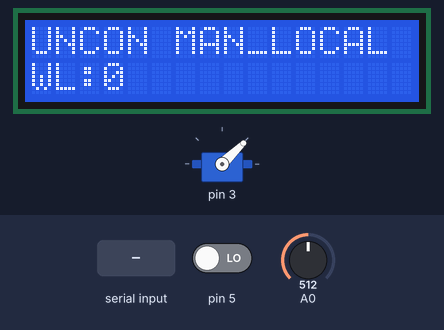
The program below on a simulated Arduino Uno, built with avr-gcc and run on an emulated ATmega328P. Parts: 16×2 character LCD, servo. The inputs (shaded band) are chosen by the test bench; at power-on: A0 = 512, pin 5 LOW. What the program prints to the serial monitor is not drawn.

Above: at 3.7 s.
3.8 s: "CUS,1\n" received over Serial
At 5.4 s:
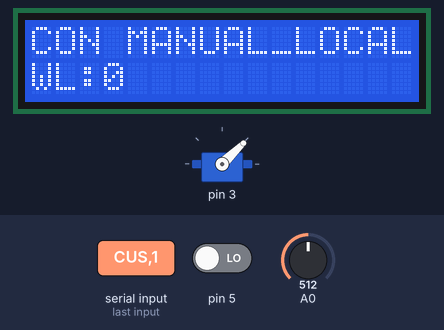
5.7 s: A0 set to 716
At 7.4 s:
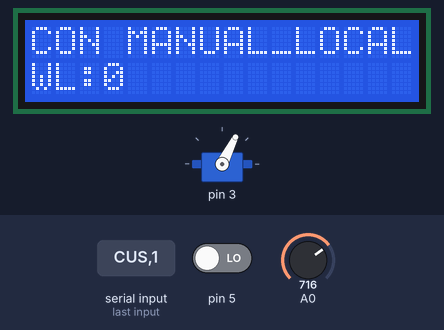
7.7 s: A0 set to 306
At 8.9 s:
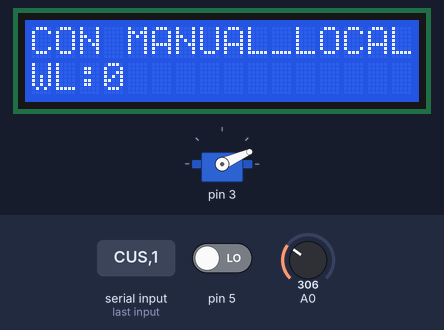
11.7 s: A0 set to 170
At 13.1 s:
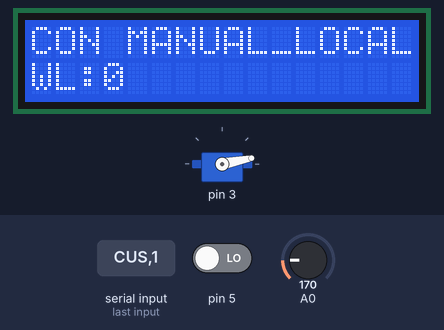
Timing chart, 0 to 14.7 s (numbered marks = the images above; inputs shaded):
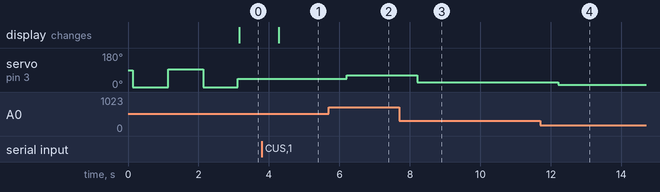

Measured:
- after the input at 3.8 s, the display: changes after 0.48 s (image 1)
- after the input at 5.7 s, servo on pin 3: 44° → 63° after 0.51 s
- after the input at 7.7 s, servo on pin 3: 63° → 24° after 0.51 s
- after the input at 11.7 s, servo on pin 3: 24° → 11° after 0.51 s

The program:

main.cpp
```cpp
#include <Arduino.h>
#include "config.h"
#include "kernel/MsgService.h"
#include "kernel/Scheduler.h"
#include "model/CommunicationCenter.h"
#include "model/HWPlatform.h"
#include "model/UserPanel.h"
#include "tasks/CommunicationTask.h"
#include "tasks/PotentiometerTask.h"
#include "tasks/ControllerTask.h"
#include "tasks/ButtonTask.h"

Scheduler scheduler;
HWPlatform* pHWPlatform;
UserPanel* pUserPanel;
Controller *pController;
CommunicationCenter* pCommunicationCenter;
Task* pControllerTask;
Task* pCommunicationTask;
Task* pPotentiometerTask;
Task* pButtonTask;

void setup() {
    MsgService.init();
    scheduler.init(SCHEDULER_PERIOD);

    pHWPlatform = new HWPlatform();
    pHWPlatform->init();

    pUserPanel = new UserPanel(pHWPlatform);
    pUserPanel->init();

    pController = new Controller(pHWPlatform);
    pController->init();

    pCommunicationCenter = new CommunicationCenter(pController);
    pCommunicationCenter->init();

    pCommunicationTask = new CommunicationTask(pCommunicationCenter);
    pCommunicationTask->init(COMMUNICATION_PERIOD);

    pPotentiometerTask = new PotentiometerTask(pController);
    pPotentiometerTask->init(POTENTIOMETER_PERIOD);

    pControllerTask = new ControllerTask(pController, pCommunicationCenter, pUserPanel);
    pControllerTask->init(CONTROLLER_PERIOD);

    pButtonTask = new ButtonTask(pController);
    pButtonTask->init(BUTTON_PERIOD);


    scheduler.addTask(pCommunicationTask);
    scheduler.addTask(pPotentiometerTask);
    scheduler.addTask(pControllerTask);
    scheduler.addTask(pButtonTask);
}

void loop() {
    MsgService.update();
    scheduler.schedule();
}
```

debug.cpp
```cpp
//* main alternativo per debuggare componenti singoli
// Commentato perché dava errori di main() loop() ecc multipli

// #include <Arduino.h>
// #include "config.h"
// #include "kernel/Scheduler.h"
// #include "kernel/Logger.h"
// #include "kernel/MsgService.h"
// #include "model/HWPlatform.h"
// #include "model/UserPanel.h"
// #include "model/CommunicationCenter.h"
// #include "tasks/CommunicationTask.h"
// #include "tasks/HangarTask.h"
// #include "tasks/TemperatureTask.h"


// Scheduler scheduler;


// HWPlatform* pHWPlatform;
// UserPanel* pUserPanel;
// Hangar* pHangar;
// CommunicationCenter* pCommunicationCenter;


// void setup() {
// 	MsgService.init();
// 	scheduler.init(SCHEDULER_PERIOD);
// 	Logger.log(":::::: Drone Hangar ::::::");
// 	pHWPlatform = new HWPlatform();
// 	pHWPlatform->init();

// 	pUserPanel = new UserPanel(pHWPlatform);
// 	pUserPanel->init();

// 	pHangar = new Hangar(pHWPlatform);
// 	pHangar->init();

// 	pCommunicationCenter = new CommunicationCenter(pHangar);
// 	pCommunicationCenter->init();

// 	Task* pCommunicationTask = new CommunicationTask(pCommunicationCenter, pHangar);
// 	pCommunicationTask->init(COMMUNICATION_PERIOD);

// 	Task* pHangarTask = new HangarTask(pCommunicationCenter, pHangar, pUserPanel);
// 	pHangarTask->init(DOOR_TASK);

// 	Task* pTemperatureTask = new TemperatureTask(pHangar, pUserPanel);
// 	pTemperatureTask->init(TEMPERATURE_TASK);

// 	scheduler.addTask(pCommunicationTask);
// 	scheduler.addTask(pHangarTask);
// 	scheduler.addTask(pTemperatureTask);
// }


// void loop() {
// 	scheduler.schedule();

// 	// pHWPlatform->getResetButton()->sync();
// 	// Logger.log("Reset Alarm Pressed" + String(pHangar->getResetButton()->isPressed()));


// 	// pHWPlatform->getL1()->switchOn();
// 	// pHWPlatform->getL2()->switchOn();
// 	// pHWPlatform->getL3()->switchOn();
// 	// Serial.println("LED ON");

// 	// float distance = pHangar->getDistance();
// 	// MsgService.sendMsg(String(distance).substring(0,5));

// 	// pHangar->openDoor();
// 	// MsgService.sendMsg("OPEN");
// 	// delay(1000);
// 	// pHangar->closeDoor();
// 	// MsgService.sendMsg("CLOSE");
// 	// delay(1000);

// 	// pHWPlatform->getHangarDoorMotor()->setPosition(90);     // Vai a 90°
//     // delay(1000);         // Aspetta 1 secondo per completare il movimento
//     // pHWPlatform->getHangarDoorMotor()->setPosition(0);      // Vai a 0°
//     // delay(1000);         // Aspetta 1 secondo

// }
```

Button.cpp
```cpp
#include "Button.h"

Button::Button() {}

void Button::updateSyncTime(long time) {
    lastTimeSync = time;
}

long Button::getLastSynchTime() {
    return lastTimeSync;
}
```

Button.h
```cpp
#ifndef __BUTTON__
#define __BUTTON__

class Button {
public:
    Button();
    virtual bool isPressed() = 0;
    virtual void sync();
    long getLastSynchTime();

protected:
    virtual void updateSyncTime(long time);

private:
    long lastTimeSync;
};

#endif
```

ButtonImpl.cpp
```cpp
#include "ButtonImpl.h"
#include "Arduino.h"

ButtonImpl::ButtonImpl(int pin)
    : pin(pin), pressed(false), clicked(false), lastSyncTime(0)
{
    pinMode(pin, INPUT);           // pull-down esterno → assumiamo tua resistenza
    sync();                        // inizializza stato iniziale
}

void ButtonImpl::sync() {
    // Chiamare regolarmente (es. ogni 5–20 ms nel loop principale)

    bool wasPressed = pressed;
    pressed = digitalRead(pin) == HIGH;

    lastSyncTime = millis();

    // clicked diventa true SOLO sul fronte di discesa (release)
    if (!pressed && wasPressed) {
        clicked = true;
    }
    // se è premuto → azzera subito il flag (comportamento standard)
    else if (pressed) {
        clicked = false;
    }
    // se è rilasciato da tempo → non tocchiamo clicked (aspettiamo che venga letto)
}

bool ButtonImpl::checkAndConsumeClick() {
    // restituisce true se c'è stato un "click" (premi → rilascia)
    // dall'ultima chiamata a questo metodo (o dall'ultimo sync + consume)

    bool hadClick = clicked;
    clicked = false;           // consuma l'evento → resetta per il futuro
    return hadClick;
}

// Metodi di sola lettura (utili per debug o logica particolare)
bool ButtonImpl::isPressed() {
    return pressed;
}

bool ButtonImpl::hasPendingClick() {
    return clicked;
}

void ButtonImpl::debugPrint() {
    Serial.print(F("Button pin "));
    Serial.print(pin);
    Serial.print(F("  pressed: "));
    Serial.print(pressed ? "YES" : "no");
    Serial.print(F("  clicked(pending): "));
    Serial.println(clicked ? "YES" : "no");
}
```

ButtonImpl.h
```cpp
#ifndef __BUTTON_IMPL__
#define __BUTTON_IMPL__

#include "Button.h"

class ButtonImpl : public Button {
public:
    ButtonImpl(int pin);
    bool isPressed() override;
    void sync() override;
    bool checkAndConsumeClick();
    bool hasPendingClick();
    void debugPrint();

private:
    int pin;
    bool pressed;
    bool clicked;
    unsigned long lastSyncTime;
};

#endif
```

Potentiometer.cpp
```cpp
#include "Potentiometer.h"

Potentiometer::Potentiometer() : lastTimeSync(0) {}

Potentiometer::~Potentiometer() {}

void Potentiometer::sync() {
    // base: non fa nulla
}

void Potentiometer::updateSyncTime(long time) {
    lastTimeSync = time;
}

long Potentiometer::getLastSynchTime() const {
    return lastTimeSync;
}
```

Potentiometer.h
```cpp
#ifndef __POTENTIOMETER__
#define __POTENTIOMETER__

class Potentiometer {
public:
    Potentiometer();
    virtual ~Potentiometer();

    // “tick” opzionale: la base non fa nulla
    virtual void sync();

    long getLastSynchTime() const;

protected:
    void updateSyncTime(long time);

    long lastTimeSync;
};

#endif
```

PotentiometerImpl.cpp
```cpp
#include "PotentiometerImpl.h"
#include <Arduino.h>
#include "config.h"

PotentiometerImpl::PotentiometerImpl(int pin, int tolerance)
    : pin(pin), tolerance(tolerance), oldValue(0) {

    pinMode(pin, INPUT);
    oldValue = analogRead(pin);
}

unsigned int PotentiometerImpl::getPosition() {
    int raw = analogRead(pin);

    // Se nel tuo config.h NON esistono questi define, vedi nota sotto.
    int val = map(raw, MIN_ANALOG_READ, MAX_ANALOG_READ,
                  MIN_POTENTIOMETER, MAX_POTENTIOMETER);

    if (val < MIN_POTENTIOMETER) val = MIN_POTENTIOMETER;
    if (val > MAX_POTENTIOMETER) val = MAX_POTENTIOMETER;
    // Serial.print("PotentiometerImpl::getPosition ");
    // Serial.println(val);
    return (unsigned int)val;
}

bool PotentiometerImpl::moved() {
    int raw = analogRead(pin);
    bool hasMoved = abs(raw - oldValue) > tolerance;
    oldValue = raw;
    return hasMoved;
}
```

PotentiometerImpl.h
```cpp
#ifndef __POTENTIOMETER_IMPL__
#define __POTENTIOMETER_IMPL__

#include "Potentiometer.h"

class PotentiometerImpl : public Potentiometer {
public:
    PotentiometerImpl(int pin, int tolerance);

    // Ritorna posizione normalizzata (in base ai define nel config.h)
    unsigned int getPosition();

    // True se il pot è cambiato più di "tolerance"
    bool moved();

private:
    int pin;
    int tolerance;
    int oldValue;
};

#endif
```

servo_motor.h
```cpp
#ifndef __SERVO_MOTOR__
#define __SERVO_MOTOR__

class ServoMotor {
public:
  virtual void motorOn() = 0;
  virtual bool isOn() = 0;
  virtual void setPosition(int angle) = 0;
  virtual void off() = 0;
};

#endif
```

servo_motor_impl.cpp
```cpp
#include "servo_motor_impl.h"
#include "Arduino.h"

ServoMotorImpl::ServoMotorImpl(int pin) {
    this->pin = pin;
    _on = false;
}

void ServoMotorImpl::motorOn() {
    motor.attach(pin);
    _on = true;
    // Serial.println("PIN " + String(pin));
}

bool ServoMotorImpl::isOn() {
    return _on;
}

void ServoMotorImpl::setPosition(int angle) {
    if (angle > 180) {
        angle = 180;
    } else if (angle < 0) {
        angle = 0;
    }
    float coeff = (2500.0 - 500.0) / 180.0;
    int pulse = static_cast<int>(500.0 + angle * coeff + 0.5);  // Calcola e arrotonda
    Serial.println("ANGLE " + String(angle) + " (pulse: " + String(pulse) + ")");
    motor.write(pulse);
}

void ServoMotorImpl::off() {
    _on = false;
    // motor.detach();// servo2 non ha detach
}
```

servo_motor_impl.h
```cpp
#ifndef __SERVO_MOTOR_IMPL__
#define __SERVO_MOTOR_IMPL__

#include <arduino.h>
#include "ServoTimer2.h"
#include "servo_motor.h"
// #include <Servo.h> //! non si può usare perché usa Timer1 che serve per l'interrupt dello
// scheduler

class ServoMotorImpl : public ServoMotor {
public:
    ServoMotorImpl(int pin);
    void motorOn() override;
    bool isOn() override;
    void setPosition(int angle) override;
    void off() override;

private:
    int pin;
    bool _on;
    ServoTimer2 motor;
};

#endif
```

MsgService.cpp
```cpp
#include "MsgService.h"
#include "Arduino.h"

String content;

MsgServiceClass MsgService;

bool MsgServiceClass::isMsgAvailable() {
    return msgAvailable;
}

Msg* MsgServiceClass::receiveMsg() {
    if (msgAvailable) {
        Msg* msg = currentMsg;
        msgAvailable = false;
        currentMsg = NULL;
        content = "";
        return msg;
    } else {
        return NULL;
    }
}

void MsgServiceClass::init() {
    Serial.begin(9600);
    content.reserve(256);
    content = "";
    currentMsg = NULL;
    msgAvailable = false;
}

void MsgServiceClass::sendMsg(const String& msg) {
    Serial.println(msg);
}

void MsgServiceClass::update() {
    // MsgService.update();
    // Serial.println("MsgServiceClass::update");
    while (Serial.available()) {
        char ch = (char)Serial.read();
        if (ch == '\n') {
            currentMsg = new Msg(content);
            msgAvailable = true;
            content = "";
        } else if (ch != '\r') {
            content += ch;
        }
    }
}

bool MsgServiceClass::isMsgAvailable(Pattern& pattern) {
    return (msgAvailable && pattern.match(*currentMsg));
}

Msg* MsgServiceClass::receiveMsg(Pattern& pattern) {
    if (msgAvailable && pattern.match(*currentMsg)) {
        Msg* msg = currentMsg;
        msgAvailable = false;
        currentMsg = NULL;
        content = "";
        return msg;
    } else {
        return NULL;
    }
}
```

MsgService.h
```cpp
#ifndef __MSGSERVICE__
#define __MSGSERVICE__

#include "Arduino.h"

class Msg {
    String content;

public:
    Msg(String content) { this->content = content; }

    String getContent() { return content; }
};

class Pattern {
public:
    virtual boolean match(const Msg& m) = 0;
};

class MsgServiceClass {
public:
    Msg* currentMsg;
    bool msgAvailable;

    void init();
    void update();

    bool isMsgAvailable();
    Msg* receiveMsg();

    bool isMsgAvailable(Pattern& pattern);
    Msg* receiveMsg(Pattern& pattern);

    void sendMsg(const String& msg);
};

extern MsgServiceClass MsgService;

#endif
```

Scheduler.cpp
```cpp
#include "Scheduler.h"
#include <TimerOne.h>

volatile bool timerFlag;

void timerHandler(void) {
    timerFlag = true;
}

void Scheduler::init(int basePeriod) {
    this->basePeriod = basePeriod;
    timerFlag = false;
    long period = 1000l * basePeriod;
    Timer1.initialize(period);
    Timer1.attachInterrupt(timerHandler);
    nTasks = 0;
}

bool Scheduler::addTask(Task* task) {
    if (nTasks < MAX_TASKS - 1) {
        taskList[nTasks] = task;
        nTasks++;
        return true;
    } else {
        return false;
    }
}

void Scheduler::schedule() {
    while (!timerFlag) {
    }
    timerFlag = false;
    for (int i = 0; i < nTasks; i++) {
        if (!taskList[i]->isActive()) {
            continue;  // skip loop
        }

        if (taskList[i]->isPeriodic()) {
            if (taskList[i]->updateAndCheckTime(basePeriod)) {
                taskList[i]->tick();
            }
        } else {  // aperiodic
            taskList[i]->tick();
            if (taskList[i]->isCompleted()) {
                taskList[i]->setActive(false);
            }
        }
    }
}
```

Scheduler.h
```cpp
#ifndef __SCHEDULER__
#define __SCHEDULER__

#include "Task.h"

#define MAX_TASKS 50

class Scheduler {
    int basePeriod;
    int nTasks;
    Task* taskList[MAX_TASKS];

public:
    void init(int basePeriod);
    virtual bool addTask(Task* task);
    virtual void schedule();
};

#endif
```

Task.h
```cpp
#ifndef __TASK__
#define __TASK__

class Task {
public:
    Task() { active = false; }

    /* periodic */
    virtual void init(int period) {
        myPeriod = period;
        periodic = true;
        active = true;
        timeElapsed = 0;
    }

    /* aperiodic */
    virtual void init() {
        timeElapsed = 0;
        periodic = false;
        active = true;
        completed = false;
    }

    virtual void tick() = 0;

    bool updateAndCheckTime(int basePeriod) {
        timeElapsed += basePeriod;
        if (timeElapsed >= myPeriod) {
            timeElapsed = 0;
            return true;
        } else {
            return false;
        }
    }

    void setCompleted() {
        completed = true;
        active = false;
    }

    bool isCompleted() { return completed; }

    bool isPeriodic() { return periodic; }

    bool isActive() { return active; }

    virtual void setActive(bool active) {
        timeElapsed = 0;
        this->active = active;
    }

private:
    int myPeriod;
    int timeElapsed;
    bool active;
    bool periodic;
    bool completed;
};

#endif
```

CommunicationCenter.h
```cpp
#ifndef __COMMUNICATIONCENTER__
#define __COMMUNICATIONCENTER__

#include "HWPlatform.h"
#include "config.h"
#include "model/Controller.h"

/*
 * Serial link between WCS (Arduino) and CUS (PC).
 *
 * Responsibilities:
 * - Read commands from CUS:
 *   - SET_MODE AUTO|MANUAL
 *   - SET_VALVE <0..100>
 *   - (optional) SET_WL <float>   // for LCD display
 *   - (optional) PING / HEARTBEAT
 *
 * - Send status to CUS:
 *   - STATUS <mode> <conn> <valve> <wl>
 *   - (optional) EVENT MODE_TOGGLED <mode>
 *
 * - Track connectivity: if no valid command for T2 -> UNCONNECTED.
 */

class CommunicationCenter {
public:
    explicit CommunicationCenter(Controller* sys);

    void init();

    // Send current state to CUS
    void notifyNewState();

    // Read messages from CUS + update UNCONNECTED based on timeout
    void sync();

    // Optional flags for tasks
    bool checkAndResetNewModeCmd();
    bool checkAndResetNewValveCmd();

private:
    Controller* pController;
    String lastSystemStateReceived;
    void checkConnectivityTimeout();

    bool newModeCmd;
    bool newValveCmd;

    unsigned long lastRxMs;
    unsigned long T2_MS;
};

#endif
```

Controller.h
```cpp
#ifndef __CONTROLLER__
#define __CONTROLLER__

#include "HWPlatform.h"
#include "UserPanel.h"
#include "States.h"
#include "config.h"

/*
 * Tank Monitoring / Water Channel subsystem model.
 *
 * - TMS (ESP): measures WL via sonar and publishes to CUS via MQTT.
 * - WCS (Arduino): controls valve (servo) and provides local operator panel
 *   (button + potentiometer + LCD).
 *
 * This class is meant to represent the WCS-side "system state" and I/O:
 * - mode: AUTOMATIC / MANUAL
 * - connectivity: CONNECTED / UNCONNECTED (derived from CUS commands / heartbeat)
 * - valve opening: 0..100%
 * - operator inputs: button toggle, potentiometer value
 * - outputs: servo position, LCD text
 */

class Controller {
public:
    explicit Controller(HWPlatform* hw);
    void init();

    /* --------- Mode & connectivity --------- */
    void setSystemState(SystemState systemState);
    SystemState getSystemState();
    ConnectivityState getConnectivity();

    bool isManualRemote();
    bool isManualLocal();
    bool isUnconnected();
    void moveMotor(int angle);
    void syncButton();
    bool buttonCheckAndConsumeClick();

    /* --------- Water level (from CUS -> WCS for display) ---------
     * On WCS you may show WL on LCD if CUS sends it.
     * If not needed, you can remove these.
     */
    void setWaterLevel(float waterLevel);
    float getWaterLevel();

    /* --------- Valve control --------- */
    // Commanded valve opening in percentage [0..100]
    void setValveOpening(int valveOpening);

    // Apply the commanded opening to the servo (0°..90°)
    void applyValveToServo();

    int getValveOpening();

    void setPotentiometerPosition(int potentiometerPosition);
    float getPotentiometerPosition();
    HWPlatform* getHWPlatform();
    ConnectivityState getConnectivityState();
    void setConnectivityState(ConnectivityState connectivityState);
    int clampPercent(int v);
    int percentToServoAngle(int percent);

private:
    HWPlatform* pHW;
    SystemState systemState;
    ConnectivityState connectivityState;
    ServoMotorImpl* pServo;
    ButtonImpl* pBtn;

    float waterLevel;                // last WL known (optional, for LCD)
    float potentiometerPosition;
    int valveOpening;
};

#endif
```

States.h
```cpp
#ifndef __STATES__
#define __STATES__

enum class SystemState {
    AUTOMATIC,
    MANUAL_LOCAL,
    MANUAL_REMOTE
};

enum class ConnectivityState {
    CONNECTED,
    UNCONNECTED
};

#endif
```

Source omitted: CommunicationCenter.cpp (4058 bytes), Controller.cpp (3565 bytes), HWPlatform.cpp (931 bytes), HWPlatform.h (1097 bytes), UserPanel.cpp (2260 bytes), UserPanel.h (1505 bytes), ButtonTask.cpp (310 bytes), ButtonTask.h (411 bytes), CommunicationTask.cpp (454 bytes), CommunicationTask.h (441 bytes), ControllerTask.cpp (4834 bytes), ControllerTask.h (1892 bytes) and 3 more
